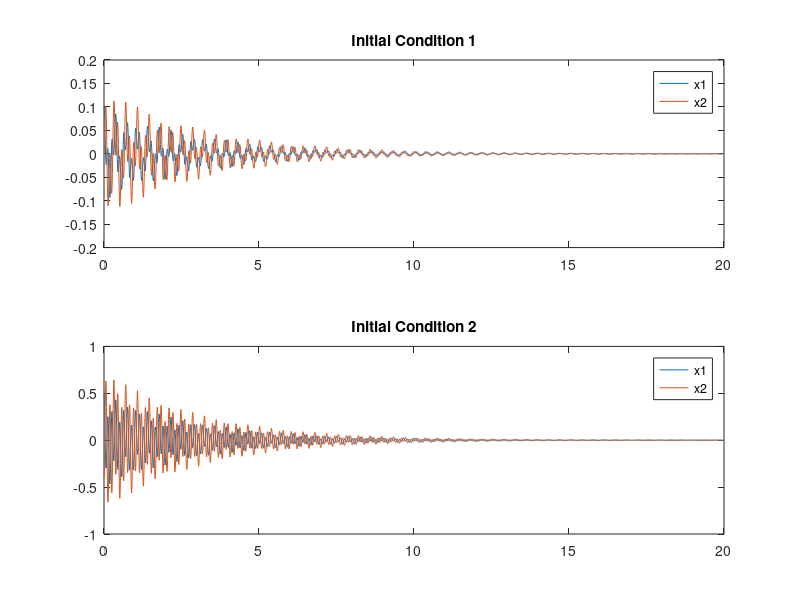
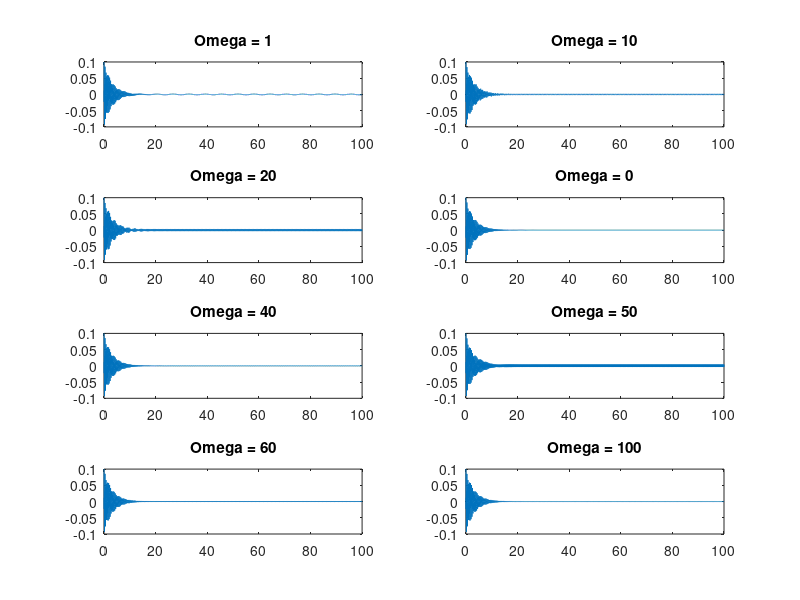

Here is the MATLAB script that generated these plots, in order: (Note: this script raises an error after producing the figures.)
%%%%%%% A3_6 adjusted for A8

m1 = 2;
m2 = 1;
k1 = 1000;
k2 = 1500;
b1 = 0.5;
b2 = 1.0;

A = [0, 0, k1, 0;
     0, 0, -k2, k2;
     -1/m1, 1/m1, -b1/m1, 0;
     0, -1/m2, 0, -b2/m2];
B = [0, 0;
     0, 0;
     1/m1, 0;
     0, 1/m2];
C = [1/k1, 0, 0, 0;
     1/k1, 1/k2, 0, 0];
D = [0, 0;
     0, 0];

x0_1_pos = [0.1; 0; 0; 0];
x0_1 = [k1 * x0_1_pos(1);          
        k2 * (x0_1_pos(2) - x0_1_pos(1)); 
        x0_1_pos(3); 
        x0_1_pos(4)];
x0_2_pos = [0.5; -0.4; 0; 0];
x0_2 = [k1 * x0_2_pos(1); 
        k2 * (x0_2_pos(2) - x0_2_pos(1)); 
        x0_2_pos(3); 
        x0_2_pos(4)];

sys = ss(A, B, C, D); % state space system

t = 0:0.01:20;
[y1, t1, x1] = initial(sys, x0_1, t); 
[y2, t2, x2] = initial(sys, x0_2, t);
figure;
subplot(2,1,1); plot(t, y1); legend('x1', 'x2'); title('Initial Condition 1');
subplot(2,1,2); plot(t, y2); legend('x1', 'x2'); title('Initial Condition 2');

eigenvalues = eig(A); %extract eigenvalues to measure stability
disp('Eigenvalues of A');
disp(eigenvalues);

omega_values = [1, 10, 20, 0, 40, 50, 60, 100];
time_forced = 0:0.01:100;

figure; hold on;
for i = 1:length(omega_values)
    w = omega_values(i);
    u = [sin(w*time_forced)', zeros(length(time_forced), 1)]; 
    [y, t, x] = lsim(sys, u, time_forced, x0_1);
    subplot(4,2,i);
    plot(t, y(:,1));
    title(['Omega = ' num2str(w)]);
end

figure;
bode(sys);
grid on;

%sine of f applied on body-1
w_test = 20;
amp = 10;

t_compare = 0:0.01:10; 

u_compare = [amp*sin(w_test*t_compare)', zeros(length(t_compare), 1)];

[y_compare, t_out] = lsim(sys, u_compare, t_compare, [0;0;0;0]);

%% RUN THE .SLX FILE FIRST, OTHERWISE IT WON'T PLOT THE SCOPE OUTPUT FOR X1
figure;
plot(t_out, y_compare); hold on;
plot(out.Scope_x1.time, out.Scope_x1.signals.values, 'r--', 'LineWidth', 1.5);
title('Task A.8: MATLAB Prediction (2-DOF System)');
xlabel('Time (s)'); 
ylabel('Position (m)');
grid on;
